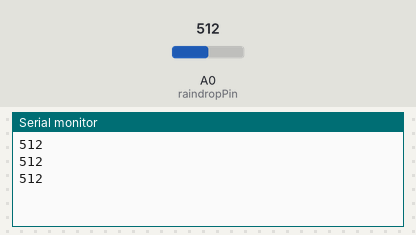
The sketch below on a simulated Arduino Uno, built with avr-gcc and run on an emulated ATmega328P. On the bench: the last lines printed to the serial monitor. The test bench sets the inputs (shaded band); at power-on: A0 (raindropPin) = 512.

Above: at 1.3 s.
1.4 s: A0 (raindropPin) set to 716
At 1.8 s:
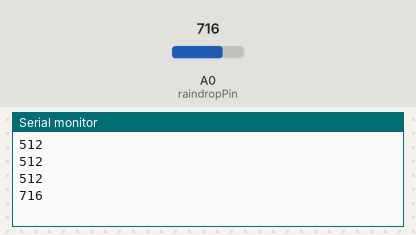
2.9 s: A0 (raindropPin) set to 900
At 3.4 s:
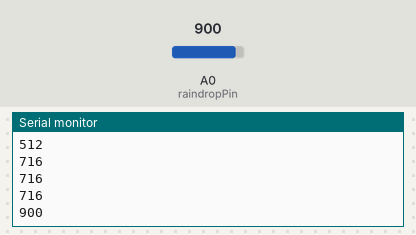
Timing chart, 0 to 5.9 s (numbered marks = the images above; inputs shaded):
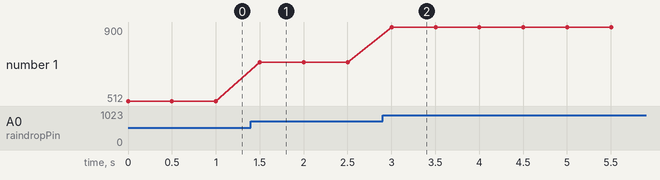

The sketch:

RaindropSensor.ino
```cpp
const int raindropPin = A0; // Uses analog (A0) pin, not digital (D0) pin

void setup() {
  Serial.begin(9600);
}
void loop() {
  Serial.println(getRaindropAmount());
  delay(500);
}

int getRaindropAmount() {
  int raindropAmount = analogRead(raindropPin);
//  if (raindropAmount < 300)
//    Serial.println("Wet");
//  else
//    Serial.println("Dry");
  return raindropAmount;
}
```

Measured:
- after the input at 1.4 s, the serial monitor: prints a new line after 0.10 s (image 1)
- after the input at 2.9 s, the serial monitor: prints a new line after 0.10 s (image 2)
- plotted number 1: 512 → 716 after the input at 1.4 s, 716 → 900 after the input at 2.9 s
